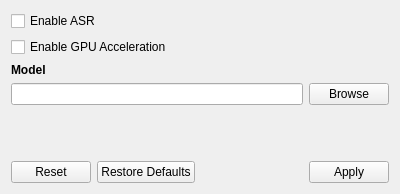
<?xml version="1.0" encoding="UTF-8"?>
<ui version="4.0">
 <class>ASRSettings</class>
 <widget class="QWidget" name="ASRSettings">
  <property name="geometry">
   <rect>
    <x>0</x>
    <y>0</y>
    <width>400</width>
    <height>194</height>
   </rect>
  </property>
  <property name="windowTitle">
   <string>Form</string>
  </property>
  <layout class="QVBoxLayout" name="verticalLayout">
   <item>
    <widget class="QCheckBox" name="checkEnable">
     <property name="text">
      <string>Enable ASR</string>
     </property>
    </widget>
   </item>
   <item>
    <widget class="QCheckBox" name="checkGPU">
     <property name="toolTip">
      <string>Enable GPU acceleration using CUDA.
If CUDA isn't available, the CPU is used instead.</string>
     </property>
     <property name="text">
      <string>Enable GPU Acceleration</string>
     </property>
    </widget>
   </item>
   <item>
    <widget class="QLabel" name="labelModel">
     <property name="font">
      <font>
       <weight>75</weight>
       <bold>true</bold>
      </font>
     </property>
     <property name="text">
      <string>Model</string>
     </property>
    </widget>
   </item>
   <item>
    <layout class="QHBoxLayout" name="LayoutModelSelect">
     <item>
      <widget class="QLineEdit" name="lineEditModel">
       <property name="toolTip">
        <string>The location of the model to use.
This can be a local file, a HuggingFace repository, or a URL.</string>
       </property>
      </widget>
     </item>
     <item>
      <widget class="QPushButton" name="buttonBrowseModel">
       <property name="text">
        <string>Browse</string>
       </property>
      </widget>
     </item>
    </layout>
   </item>
   <item>
    <spacer name="buttonSpacer">
     <property name="orientation">
      <enum>Qt::Vertical</enum>
     </property>
     <property name="sizeHint" stdset="0">
      <size>
       <width>20</width>
       <height>40</height>
      </size>
     </property>
    </spacer>
   </item>
   <item>
    <widget class="QDialogButtonBox" name="buttonBox">
     <property name="standardButtons">
      <set>QDialogButtonBox::Apply|QDialogButtonBox::Reset|QDialogButtonBox::RestoreDefaults</set>
     </property>
    </widget>
   </item>
  </layout>
 </widget>
 <resources/>
 <connections/>
</ui>
